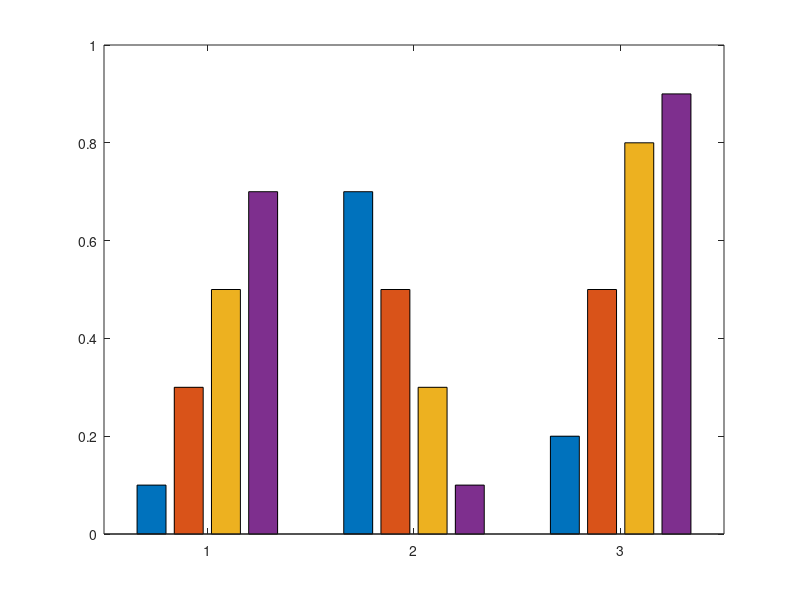

Reproduce this figure in MATLAB.
clc
clear all

% t=[50 100 150 200];

a1=[0.1 0.3 0.5 0.7; 0.7 0.5 0.3 0.1; 0.2 0.5 0.8 0.9];

% plot(t,a1,'b',t,a2,'r',t,a3,'g')

bar(a1)
% hold on 
% bar(a2)
% hold on
% bar(a3)